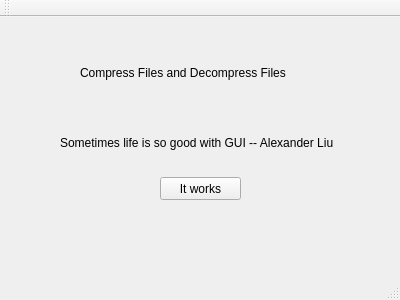
<?xml version="1.0" encoding="UTF-8"?>
<ui version="4.0">
 <class>MainWindow</class>
 <widget class="QMainWindow" name="MainWindow">
  <property name="geometry">
   <rect>
    <x>0</x>
    <y>0</y>
    <width>400</width>
    <height>300</height>
   </rect>
  </property>
  <property name="windowTitle">
   <string>Zip-Unzip This makes me feel so good :)</string>
  </property>
  <widget class="QWidget" name="centralWidget">
   <widget class="QPushButton" name="pushButton">
    <property name="geometry">
     <rect>
      <x>160</x>
      <y>160</y>
      <width>81</width>
      <height>23</height>
     </rect>
    </property>
    <property name="text">
     <string>It works</string>
    </property>
   </widget>
   <widget class="QLabel" name="label">
    <property name="geometry">
     <rect>
      <x>80</x>
      <y>10</y>
      <width>261</width>
      <height>91</height>
     </rect>
    </property>
    <property name="text">
     <string>Compress Files and Decompress Files</string>
    </property>
   </widget>
   <widget class="QLabel" name="label_2">
    <property name="geometry">
     <rect>
      <x>60</x>
      <y>110</y>
      <width>321</width>
      <height>31</height>
     </rect>
    </property>
    <property name="text">
     <string>Sometimes life is so good with GUI -- Alexander Liu</string>
    </property>
   </widget>
  </widget>
  <widget class="QMenuBar" name="menuBar">
   <property name="geometry">
    <rect>
     <x>0</x>
     <y>0</y>
     <width>400</width>
     <height>20</height>
    </rect>
   </property>
  </widget>
  <widget class="QToolBar" name="mainToolBar">
   <attribute name="toolBarArea">
    <enum>TopToolBarArea</enum>
   </attribute>
   <attribute name="toolBarBreak">
    <bool>false</bool>
   </attribute>
  </widget>
  <widget class="QStatusBar" name="statusBar"/>
 </widget>
 <layoutdefault spacing="6" margin="11"/>
 <resources/>
 <connections/>
</ui>
